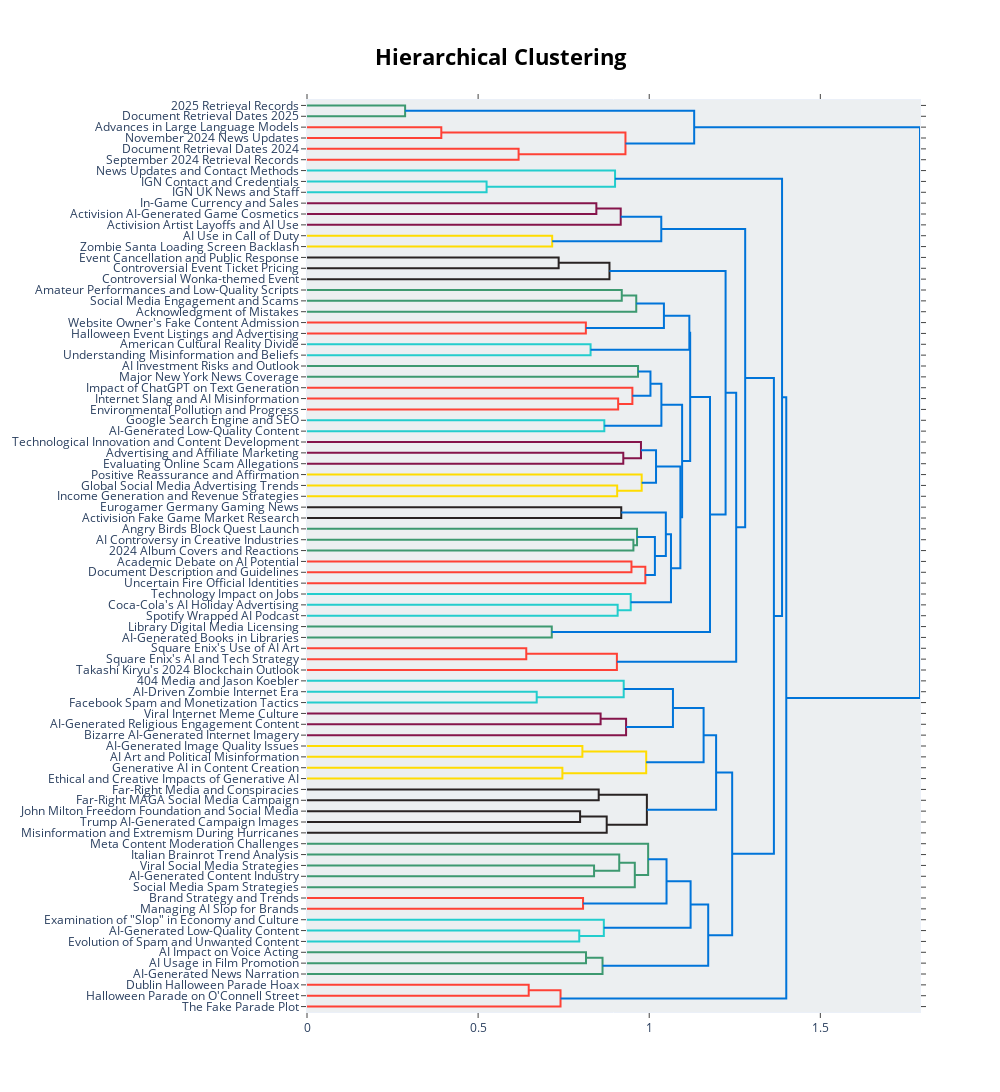

Notebook source saved alongside this figure:
### Code cell
topic_model.visualize_hierarchy(custom_labels=True)

### Figure 1 — Plotly figure (JSON) as saved in the notebook; plotly's stock layout.template omitted (floating-point values rounded to 4 significant figures)
{"data": [{"hoverinfo": "text", "marker": {"color": "rgb(61,153,112)"}, "mode": "lines", "type": "scatter", "x": [0.0, 0.2867, 0.2867, 0.0], "xaxis": "x", "y": [-5.0, -5.0, -15.0, -15.0], "yaxis": "y"}, {"hoverinfo": "text", "marker": {"color": "rgb(255,65,54)"}, "mode": "lines", "type": "scatter", "x": [0.0, 0.3925, 0.3925, 0.0], "xaxis": "x", "y": [-25.0, -25.0, -35.0, -35.0], "yaxis": "y"}, {"hoverinfo": "text", "marker": {"color": "rgb(255,65,54)"}, "mode": "lines", "type": "scatter", "x": [0.0, 0.6183, 0.6183, 0.0], "xaxis": "x", "y": [-45.0, -45.0, -55.0, -55.0], "yaxis": "y"}, {"hoverinfo": "text", "marker": {"color": "rgb(255,65,54)"}, "mode": "lines", "type": "scatter", "x": [0.3925, 0.9306, 0.9306, 0.6183], "xaxis": "x", "y": [-30.0, -30.0, -50.0, -50.0], "yaxis": "y"}, {"hoverinfo": "text", "marker": {"color": "rgb(0,116,217)"}, "mode": "lines", "type": "scatter", "x": [0.2867, 1.131, 1.131, 0.9306], "xaxis": "x", "y": [-10.0, -10.0, -40.0, -40.0], "yaxis": "y"}, {"hoverinfo": "text", "marker": {"color": "rgb(35,205,205)"}, "mode": "lines", "type": "scatter", "x": [0.0, 0.5248, 0.5248, 0.0], "xaxis": "x", "y": [-75.0, -75.0, -85.0, -85.0], "yaxis": "y"}, {"hoverinfo": "text", "marker": {"color": "rgb(35,205,205)"}, "mode": "lines", "type": "scatter", "x": [0.0, 0.9002, 0.9002, 0.5248], "xaxis": "x", "y": [-65.0, -65.0, -80.0, -80.0], "yaxis": "y"}, {"hoverinfo": "text", "marker": {"color": "rgb(133,20,75)"}, "mode": "lines", "type": "scatter", "x": [0.0, 0.8455, 0.8455, 0.0], "xaxis": "x", "y": [-95.0, -95.0, -105.0, -105.0], "yaxis": "y"}, {"hoverinfo": "text", "marker": {"color": "rgb(133,20,75)"}, "mode": "lines", "type": "scatter", "x": [0.8455, 0.9167, 0.9167, 0.0], "xaxis": "x", "y": [-100.0, -100.0, -115.0, -115.0], "yaxis": "y"}, {"hoverinfo": "text", "marker": {"color": "rgb(255,220,0)"}, "mode": "lines", "type": "scatter", "x": [0.0, 0.7165, 0.7165, 0.0], "xaxis": "x", "y": [-125.0, -125.0, -135.0, -135.0], "yaxis": "y"}, {"hoverinfo": "text", "marker": {"color": "rgb(0,116,217)"}, "mode": "lines", "type": "scatter", "x": [0.9167, 1.035, 1.035, 0.7165], "xaxis": "x", "y": [-107.5, -107.5, -130.0, -130.0], "yaxis": "y"}, {"hoverinfo": "text", "marker": {"color": "rgb(40,35,35)"}, "mode": "lines", "type": "scatter", "x": [0.0, 0.7354, 0.7354, 0.0], "xaxis": "x", "y": [-145.0, -145.0, -155.0, -155.0], "yaxis": "y"}, {"hoverinfo": "text", "marker": {"color": "rgb(40,35,35)"}, "mode": "lines", "type": "scatter", "x": [0.7354, 0.8839, 0.8839, 0.0], "xaxis": "x", "y": [-150.0, -150.0, -165.0, -165.0], "yaxis": "y"}, {"hoverinfo": "text", "marker": {"color": "rgb(61,153,112)"}, "mode": "lines", "type": "scatter", "x": [0.0, 0.9198, 0.9198, 0.0], "xaxis": "x", "y": [-175.0, -175.0, -185.0, -185.0], "yaxis": "y"}, {"hoverinfo": "text", "marker": {"color": "rgb(61,153,112)"}, "mode": "lines", "type": "scatter", "x": [0.9198, 0.9621, 0.9621, 0.0], "xaxis": "x", "y": [-180.0, -180.0, -195.0, -195.0], "yaxis": "y"}, {"hoverinfo": "text", "marker": {"color": "rgb(255,65,54)"}, "mode": "lines", "type": "scatter", "x": [0.0, 0.8149, 0.8149, 0.0], "xaxis": "x", "y": [-205.0, -205.0, -215.0, -215.0], "yaxis": "y"}, {"hoverinfo": "text", "marker": {"color": "rgb(0,116,217)"}, "mode": "lines", "type": "scatter", "x": [0.9621, 1.043, 1.043, 0.8149], "xaxis": "x", "y": [-187.5, -187.5, -210.0, -210.0], "yaxis": "y"}, {"hoverinfo": "text", "marker": {"color": "rgb(35,205,205)"}, "mode": "lines", "type": "scatter", "x": [0.0, 0.8287, 0.8287, 0.0], "xaxis": "x", "y": [-225.0, -225.0, -235.0, -235.0], "yaxis": "y"}, {"hoverinfo": "text", "marker": {"color": "rgb(0,116,217)"}, "mode": "lines", "type": "scatter", "x": [1.043, 1.117, 1.117, 0.8287], "xaxis": "x", "y": [-198.8, -198.8, -230.0, -230.0], "yaxis": "y"}, {"hoverinfo": "text", "marker": {"color": "rgb(61,153,112)"}, "mode": "lines", "type": "scatter", "x": [0.0, 0.9673, 0.9673, 0.0], "xaxis": "x", "y": [-245.0, -245.0, -255.0, -255.0], "yaxis": "y"}, {"hoverinfo": "text", "marker": {"color": "rgb(255,65,54)"}, "mode": "lines", "type": "scatter", "x": [0.0, 0.9093, 0.9093, 0.0], "xaxis": "x", "y": [-275.0, -275.0, -285.0, -285.0], "yaxis": "y"}, {"hoverinfo": "text", "marker": {"color": "rgb(255,65,54)"}, "mode": "lines", "type": "scatter", "x": [0.0, 0.9508, 0.9508, 0.9093], "xaxis": "x", "y": [-265.0, -265.0, -280.0, -280.0], "yaxis": "y"}, {"hoverinfo": "text", "marker": {"color": "rgb(0,116,217)"}, "mode": "lines", "type": "scatter", "x": [0.9673, 1.004, 1.004, 0.9508], "xaxis": "x", "y": [-250.0, -250.0, -272.5, -272.5], "yaxis": "y"}, {"hoverinfo": "text", "marker": {"color": "rgb(35,205,205)"}, "mode": "lines", "type": "scatter", "x": [0.0, 0.8688, 0.8688, 0.0], "xaxis": "x", "y": [-295.0, -295.0, -305.0, -305.0], "yaxis": "y"}, {"hoverinfo": "text", "marker": {"color": "rgb(0,116,217)"}, "mode": "lines", "type": "scatter", "x": [1.004, 1.036, 1.036, 0.8688], "xaxis": "x", "y": [-261.2, -261.2, -300.0, -300.0], "yaxis": "y"}, {"hoverinfo": "text", "marker": {"color": "rgb(133,20,75)"}, "mode": "lines", "type": "scatter", "x": [0.0, 0.9242, 0.9242, 0.0], "xaxis": "x", "y": [-325.0, -325.0, -335.0, -335.0], "yaxis": "y"}, {"hoverinfo": "text", "marker": {"color": "rgb(133,20,75)"}, "mode": "lines", "type": "scatter", "x": [0.0, 0.9759, 0.9759, 0.9242], "xaxis": "x", "y": [-315.0, -315.0, -330.0, -330.0], "yaxis": "y"}, {"hoverinfo": "text", "marker": {"color": "rgb(255,220,0)"}, "mode": "lines", "type": "scatter", "x": [0.0, 0.9064, 0.9064, 0.0], "xaxis": "x", "y": [-355.0, -355.0, -365.0, -365.0], "yaxis": "y"}, {"hoverinfo": "text", "marker": {"color": "rgb(255,220,0)"}, "mode": "lines", "type": "scatter", "x": [0.0, 0.978, 0.978, 0.9064], "xaxis": "x", "y": [-345.0, -345.0, -360.0, -360.0], "yaxis": "y"}, {"hoverinfo": "text", "marker": {"color": "rgb(0,116,217)"}, "mode": "lines", "type": "scatter", "x": [0.9759, 1.02, 1.02, 0.978], "xaxis": "x", "y": [-322.5, -322.5, -352.5, -352.5], "yaxis": "y"}, {"hoverinfo": "text", "marker": {"color": "rgb(40,35,35)"}, "mode": "lines", "type": "scatter", "x": [0.0, 0.9183, 0.9183, 0.0], "xaxis": "x", "y": [-375.0, -375.0, -385.0, -385.0], "yaxis": "y"}, {"hoverinfo": "text", "marker": {"color": "rgb(61,153,112)"}, "mode": "lines", "type": "scatter", "x": [0.0, 0.9538, 0.9538, 0.0], "xaxis": "x", "y": [-405.0, -405.0, -415.0, -415.0], "yaxis": "y"}, {"hoverinfo": "text", "marker": {"color": "rgb(61,153,112)"}, "mode": "lines", "type": "scatter", "x": [0.0, 0.9644, 0.9644, 0.9538], "xaxis": "x", "y": [-395.0, -395.0, -410.0, -410.0], "yaxis": "y"}, {"hoverinfo": "text", "marker": {"color": "rgb(255,65,54)"}, "mode": "lines", "type": "scatter", "x": [0.0, 0.9481, 0.9481, 0.0], "xaxis": "x", "y": [-425.0, -425.0, -435.0, -435.0], "yaxis": "y"}, {"hoverinfo": "text", "marker": {"color": "rgb(255,65,54)"}, "mode": "lines", "type": "scatter", "x": [0.9481, 0.9887, 0.9887, 0.0], "xaxis": "x", "y": [-430.0, -430.0, -445.0, -445.0], "yaxis": "y"}, {"hoverinfo": "text", "marker": {"color": "rgb(0,116,217)"}, "mode": "lines", "type": "scatter", "x": [0.9644, 1.017, 1.017, 0.9887], "xaxis": "x", "y": [-402.5, -402.5, -437.5, -437.5], "yaxis": "y"}, {"hoverinfo": "text", "marker": {"color": "rgb(0,116,217)"}, "mode": "lines", "type": "scatter", "x": [0.9183, 1.049, 1.049, 1.017], "xaxis": "x", "y": [-380.0, -380.0, -420.0, -420.0], "yaxis": "y"}, {"hoverinfo": "text", "marker": {"color": "rgb(35,205,205)"}, "mode": "lines", "type": "scatter", "x": [0.0, 0.9077, 0.9077, 0.0], "xaxis": "x", "y": [-465.0, -465.0, -475.0, -475.0], "yaxis": "y"}, {"hoverinfo": "text", "marker": {"color": "rgb(35,205,205)"}, "mode": "lines", "type": "scatter", "x": [0.0, 0.9459, 0.9459, 0.9077], "xaxis": "x", "y": [-455.0, -455.0, -470.0, -470.0], "yaxis": "y"}, {"hoverinfo": "text", "marker": {"color": "rgb(0,116,217)"}, "mode": "lines", "type": "scatter", "x": [1.049, 1.064, 1.064, 0.9459], "xaxis": "x", "y": [-400.0, -400.0, -462.5, -462.5], "yaxis": "y"}, {"hoverinfo": "text", "marker": {"color": "rgb(0,116,217)"}, "mode": "lines", "type": "scatter", "x": [1.02, 1.091, 1.091, 1.064], "xaxis": "x", "y": [-337.5, -337.5, -431.2, -431.2], "yaxis": "y"}, {"hoverinfo": "text", "marker": {"color": "rgb(0,116,217)"}, "mode": "lines", "type": "scatter", "x": [1.036, 1.096, 1.096, 1.091], "xaxis": "x", "y": [-280.6, -280.6, -384.4, -384.4], "yaxis": "y"}, {"hoverinfo": "text", "marker": {"color": "rgb(0,116,217)"}, "mode": "lines", "type": "scatter", "x": [1.117, 1.12, 1.12, 1.096], "xaxis": "x", "y": [-214.4, -214.4, -332.5, -332.5], "yaxis": "y"}, {"hoverinfo": "text", "marker": {"color": "rgb(61,153,112)"}, "mode": "lines", "type": "scatter", "x": [0.0, 0.7153, 0.7153, 0.0], "xaxis": "x", "y": [-485.0, -485.0, -495.0, -495.0], "yaxis": "y"}, {"hoverinfo": "text", "marker": {"color": "rgb(0,116,217)"}, "mode": "lines", "type": "scatter", "x": [1.12, 1.178, 1.178, 0.7153], "xaxis": "x", "y": [-273.4, -273.4, -490.0, -490.0], "yaxis": "y"}, {"hoverinfo": "text", "marker": {"color": "rgb(0,116,217)"}, "mode": "lines", "type": "scatter", "x": [0.8839, 1.223, 1.223, 1.178], "xaxis": "x", "y": [-157.5, -157.5, -381.7, -381.7], "yaxis": "y"}, {"hoverinfo": "text", "marker": {"color": "rgb(255,65,54)"}, "mode": "lines", "type": "scatter", "x": [0.0, 0.6407, 0.6407, 0.0], "xaxis": "x", "y": [-505.0, -505.0, -515.0, -515.0], "yaxis": "y"}, {"hoverinfo": "text", "marker": {"color": "rgb(255,65,54)"}, "mode": "lines", "type": "scatter", "x": [0.6407, 0.9056, 0.9056, 0.0], "xaxis": "x", "y": [-510.0, -510.0, -525.0, -525.0], "yaxis": "y"}, {"hoverinfo": "text", "marker": {"color": "rgb(0,116,217)"}, "mode": "lines", "type": "scatter", "x": [1.223, 1.254, 1.254, 0.9056], "xaxis": "x", "y": [-269.6, -269.6, -517.5, -517.5], "yaxis": "y"}, {"hoverinfo": "text", "marker": {"color": "rgb(0,116,217)"}, "mode": "lines", "type": "scatter", "x": [1.035, 1.28, 1.28, 1.254], "xaxis": "x", "y": [-118.8, -118.8, -393.6, -393.6], "yaxis": "y"}, {"hoverinfo": "text", "marker": {"color": "rgb(35,205,205)"}, "mode": "lines", "type": "scatter", "x": [0.0, 0.6712, 0.6712, 0.0], "xaxis": "x", "y": [-545.0, -545.0, -555.0, -555.0], "yaxis": "y"}, {"hoverinfo": "text", "marker": {"color": "rgb(35,205,205)"}, "mode": "lines", "type": "scatter", "x": [0.0, 0.9254, 0.9254, 0.6712], "xaxis": "x", "y": [-535.0, -535.0, -550.0, -550.0], "yaxis": "y"}, {"hoverinfo": "text", "marker": {"color": "rgb(133,20,75)"}, "mode": "lines", "type": "scatter", "x": [0.0, 0.8579, 0.8579, 0.0], "xaxis": "x", "y": [-565.0, -565.0, -575.0, -575.0], "yaxis": "y"}, {"hoverinfo": "text", "marker": {"color": "rgb(133,20,75)"}, "mode": "lines", "type": "scatter", "x": [0.8579, 0.9324, 0.9324, 0.0], "xaxis": "x", "y": [-570.0, -570.0, -585.0, -585.0], "yaxis": "y"}, {"hoverinfo": "text", "marker": {"color": "rgb(0,116,217)"}, "mode": "lines", "type": "scatter", "x": [0.9254, 1.069, 1.069, 0.9324], "xaxis": "x", "y": [-542.5, -542.5, -577.5, -577.5], "yaxis": "y"}, {"hoverinfo": "text", "marker": {"color": "rgb(255,220,0)"}, "mode": "lines", "type": "scatter", "x": [0.0, 0.8047, 0.8047, 0.0], "xaxis": "x", "y": [-595.0, -595.0, -605.0, -605.0], "yaxis": "y"}, {"hoverinfo": "text", "marker": {"color": "rgb(255,220,0)"}, "mode": "lines", "type": "scatter", "x": [0.0, 0.7463, 0.7463, 0.0], "xaxis": "x", "y": [-615.0, -615.0, -625.0, -625.0], "yaxis": "y"}, {"hoverinfo": "text", "marker": {"color": "rgb(255,220,0)"}, "mode": "lines", "type": "scatter", "x": [0.8047, 0.9912, 0.9912, 0.7463], "xaxis": "x", "y": [-600.0, -600.0, -620.0, -620.0], "yaxis": "y"}, {"hoverinfo": "text", "marker": {"color": "rgb(0,116,217)"}, "mode": "lines", "type": "scatter", "x": [1.069, 1.159, 1.159, 0.9912], "xaxis": "x", "y": [-560.0, -560.0, -610.0, -610.0], "yaxis": "y"}, {"hoverinfo": "text", "marker": {"color": "rgb(40,35,35)"}, "mode": "lines", "type": "scatter", "x": [0.0, 0.8524, 0.8524, 0.0], "xaxis": "x", "y": [-635.0, -635.0, -645.0, -645.0], "yaxis": "y"}, {"hoverinfo": "text", "marker": {"color": "rgb(40,35,35)"}, "mode": "lines", "type": "scatter", "x": [0.0, 0.798, 0.798, 0.0], "xaxis": "x", "y": [-655.0, -655.0, -665.0, -665.0], "yaxis": "y"}, {"hoverinfo": "text", "marker": {"color": "rgb(40,35,35)"}, "mode": "lines", "type": "scatter", "x": [0.798, 0.8758, 0.8758, 0.0], "xaxis": "x", "y": [-660.0, -660.0, -675.0, -675.0], "yaxis": "y"}, {"hoverinfo": "text", "marker": {"color": "rgb(40,35,35)"}, "mode": "lines", "type": "scatter", "x": [0.8524, 0.9932, 0.9932, 0.8758], "xaxis": "x", "y": [-640.0, -640.0, -667.5, -667.5], "yaxis": "y"}, {"hoverinfo": "text", "marker": {"color": "rgb(0,116,217)"}, "mode": "lines", "type": "scatter", "x": [1.159, 1.195, 1.195, 0.9932], "xaxis": "x", "y": [-585.0, -585.0, -653.8, -653.8], "yaxis": "y"}, {"hoverinfo": "text", "marker": {"color": "rgb(61,153,112)"}, "mode": "lines", "type": "scatter", "x": [0.0, 0.8389, 0.8389, 0.0], "xaxis": "x", "y": [-705.0, -705.0, -715.0, -715.0], "yaxis": "y"}, {"hoverinfo": "text", "marker": {"color": "rgb(61,153,112)"}, "mode": "lines", "type": "scatter", "x": [0.0, 0.9124, 0.9124, 0.8389], "xaxis": "x", "y": [-695.0, -695.0, -710.0, -710.0], "yaxis": "y"}, {"hoverinfo": "text", "marker": {"color": "rgb(61,153,112)"}, "mode": "lines", "type": "scatter", "x": [0.9124, 0.9579, 0.9579, 0.0], "xaxis": "x", "y": [-702.5, -702.5, -725.0, -725.0], "yaxis": "y"}, {"hoverinfo": "text", "marker": {"color": "rgb(61,153,112)"}, "mode": "lines", "type": "scatter", "x": [0.0, 0.9968, 0.9968, 0.9579], "xaxis": "x", "y": [-685.0, -685.0, -713.8, -713.8], "yaxis": "y"}, {"hoverinfo": "text", "marker": {"color": "rgb(255,65,54)"}, "mode": "lines", "type": "scatter", "x": [0.0, 0.8066, 0.8066, 0.0], "xaxis": "x", "y": [-735.0, -735.0, -745.0, -745.0], "yaxis": "y"}, {"hoverinfo": "text", "marker": {"color": "rgb(0,116,217)"}, "mode": "lines", "type": "scatter", "x": [0.9968, 1.051, 1.051, 0.8066], "xaxis": "x", "y": [-699.4, -699.4, -740.0, -740.0], "yaxis": "y"}, {"hoverinfo": "text", "marker": {"color": "rgb(35,205,205)"}, "mode": "lines", "type": "scatter", "x": [0.0, 0.7956, 0.7956, 0.0], "xaxis": "x", "y": [-765.0, -765.0, -775.0, -775.0], "yaxis": "y"}, {"hoverinfo": "text", "marker": {"color": "rgb(35,205,205)"}, "mode": "lines", "type": "scatter", "x": [0.0, 0.8674, 0.8674, 0.7956], "xaxis": "x", "y": [-755.0, -755.0, -770.0, -770.0], "yaxis": "y"}, {"hoverinfo": "text", "marker": {"color": "rgb(0,116,217)"}, "mode": "lines", "type": "scatter", "x": [1.051, 1.121, 1.121, 0.8674], "xaxis": "x", "y": [-719.7, -719.7, -762.5, -762.5], "yaxis": "y"}, {"hoverinfo": "text", "marker": {"color": "rgb(61,153,112)"}, "mode": "lines", "type": "scatter", "x": [0.0, 0.8153, 0.8153, 0.0], "xaxis": "x", "y": [-785.0, -785.0, -795.0, -795.0], "yaxis": "y"}, {"hoverinfo": "text", "marker": {"color": "rgb(61,153,112)"}, "mode": "lines", "type": "scatter", "x": [0.8153, 0.8636, 0.8636, 0.0], "xaxis": "x", "y": [-790.0, -790.0, -805.0, -805.0], "yaxis": "y"}, {"hoverinfo": "text", "marker": {"color": "rgb(0,116,217)"}, "mode": "lines", "type": "scatter", "x": [1.121, 1.172, 1.172, 0.8636], "xaxis": "x", "y": [-741.1, -741.1, -797.5, -797.5], "yaxis": "y"}, {"hoverinfo": "text", "marker": {"color": "rgb(0,116,217)"}, "mode": "lines", "type": "scatter", "x": [1.195, 1.242, 1.242, 1.172], "xaxis": "x", "y": [-619.4, -619.4, -769.3, -769.3], "yaxis": "y"}, {"hoverinfo": "text", "marker": {"color": "rgb(0,116,217)"}, "mode": "lines", "type": "scatter", "x": [1.28, 1.364, 1.364, 1.242], "xaxis": "x", "y": [-256.2, -256.2, -694.3, -694.3], "yaxis": "y"}, {"hoverinfo": "text", "marker": {"color": "rgb(0,116,217)"}, "mode": "lines", "type": "scatter", "x": [0.9002, 1.388, 1.388, 1.364], "xaxis": "x", "y": [-72.5, -72.5, -475.2, -475.2], "yaxis": "y"}, {"hoverinfo": "text", "marker": {"color": "rgb(255,65,54)"}, "mode": "lines", "type": "scatter", "x": [0.0, 0.6479, 0.6479, 0.0], "xaxis": "x", "y": [-815.0, -815.0, -825.0, -825.0], "yaxis": "y"}, {"hoverinfo": "text", "marker": {"color": "rgb(255,65,54)"}, "mode": "lines", "type": "scatter", "x": [0.6479, 0.7408, 0.7408, 0.0], "xaxis": "x", "y": [-820.0, -820.0, -835.0, -835.0], "yaxis": "y"}, {"hoverinfo": "text", "marker": {"color": "rgb(0,116,217)"}, "mode": "lines", "type": "scatter", "x": [1.388, 1.4, 1.4, 0.7408], "xaxis": "x", "y": [-273.9, -273.9, -827.5, -827.5], "yaxis": "y"}, {"hoverinfo": "text", "marker": {"color": "rgb(0,116,217)"}, "mode": "lines", "type": "scatter", "x": [1.131, 1.791, 1.791, 1.4], "xaxis": "x", "y": [-25.0, -25.0, -550.7, -550.7], "yaxis": "y"}], "layout": {"autosize": false, "height": 1460, "hoverlabel": {"bgcolor": "white", "font": {"family": "Rockwell", "size": 16}}, "hovermode": "closest", "plot_bgcolor": "#ECEFF1", "showlegend": false, "title": {"font": {"color": "Black", "size": 22}, "text": "<b>Hierarchical Clustering</b>", "x": 0.5, "xanchor": "center", "yanchor": "top"}, "width": 1000, "xaxis": {"mirror": "allticks", "rangemode": "tozero", "showgrid": false, "showline": true, "showticklabels": true, "ticks": "outside", "type": "linear", "zeroline": false}, "yaxis": {"mirror": "allticks", "range": [-840, 0], "rangemode": "tozero", "showgrid": false, "showline": true, "showticklabels": true, "tickmode": "array", "ticks": "outside", "ticktext": ["2025 Retrieval Records", "Document Retrieval Dates 2025", "Advances in Large Language Models", "November 2024 News Updates", "Document Retrieval Dates 2024", "September 2024 Retrieval Records", "News Updates and Contact Methods", "IGN Contact and Credentials", "IGN UK News and Staff", "In-Game Currency and Sales", "Activision AI-Generated Game Cosmetics", "Activision Artist Layoffs and AI Use", "AI Use in Call of Duty", "Zombie Santa Loading Screen Backlash", "Event Cancellation and Public Response", "Controversial Event Ticket Pricing", "Controversial Wonka-themed Event", "Amateur Performances and Low-Quality Scripts", "Social Media Engagement and Scams", "Acknowledgment of Mistakes", "Website Owner's Fake Content Admission", "Halloween Event Listings and Advertising", "American Cultural Reality Divide", "Understanding Misinformation and Beliefs", "AI Investment Risks and Outlook", "Major New York News Coverage", "Impact of ChatGPT on Text Generation", "Internet Slang and AI Misinformation", "Environmental Pollution and Progress", "Google Search Engine and SEO", "AI-Generated Low-Quality Content", "Technological Innovation and Content Development", "Advertising and Affiliate Marketing", "Evaluating Online Scam Allegations", "Positive Reassurance and Affirmation", "Global Social Media Advertising Trends", "Income Generation and Revenue Strategies", "Eurogamer Germany Gaming News", "Activision Fake Game Market Research", "Angry Birds Block Quest Launch", "AI Controversy in Creative Industries", "2024 Album Covers and Reactions", "Academic Debate on AI Potential", "Document Description and Guidelines", "Uncertain Fire Official Identities", "Technology Impact on Jobs", "Coca-Cola's AI Holiday Advertising", "Spotify Wrapped AI Podcast", "Library Digital Media Licensing", "AI-Generated Books in Libraries", "Square Enix's Use of AI Art", "Square Enix's AI and Tech Strategy", "Takashi Kiryu's 2024 Blockchain Outlook", "404 Media and Jason Koebler", "AI-Driven Zombie Internet Era", "Facebook Spam and Monetization Tactics", "Viral Internet Meme Culture", "AI-Generated Religious Engagement Content", "Bizarre AI-Generated Internet Imagery", "AI-Generated Image Quality Issues", "AI Art and Political Misinformation", "Generative AI in Content Creation", "Ethical and Creative Impacts of Generative AI", "Far-Right Media and Conspiracies", "Far-Right MAGA Social Media Campaign", "John Milton Freedom Foundation and Social Media", "Trump AI-Generated Campaign Images", "Misinformation and Extremism During Hurricanes", "Meta Content Moderation Challenges", "Italian Brainrot Trend Analysis", "Viral Social Media Strategies", "AI-Generated Content Industry", "Social Media Spam Strategies", "Brand Strategy and Trends", "Managing AI Slop for Brands", "Examination of \"Slop\" in Economy and Culture", "AI-Generated Low-Quality Content", "Evolution of Spam and Unwanted Content", "AI Impact on Voice Acting", "AI Usage in Film Promotion", "AI-Generated News Narration", "Dublin Halloween Parade Hoax", "Halloween Parade on O'Connell Street", "The Fake Parade Plot"], "tickvals": [-5, -15, -25, -35, -45, -55, -65, -75, -85, -95, -105, -115, -125, -135, -145, -155, -165, -175, -185, -195, -205, -215, -225, -235, -245, -255, -265, -275, -285, -295, -305, -315, -325, -335, -345, -355, -365, -375, -385, -395, -405, -415, -425, -435, -445, -455, -465, -475, -485, -495, -505, -515, -525, -535, -545, -555, -565, -575, -585, -595, -605, -615, -625, -635, -645, -655, -665, -675, -685, -695, -705, -715, -725, -735, -745, -755, -765, -775, -785, -795, -805, -815, -825, -835], "type": "linear", "zeroline": false}}}
